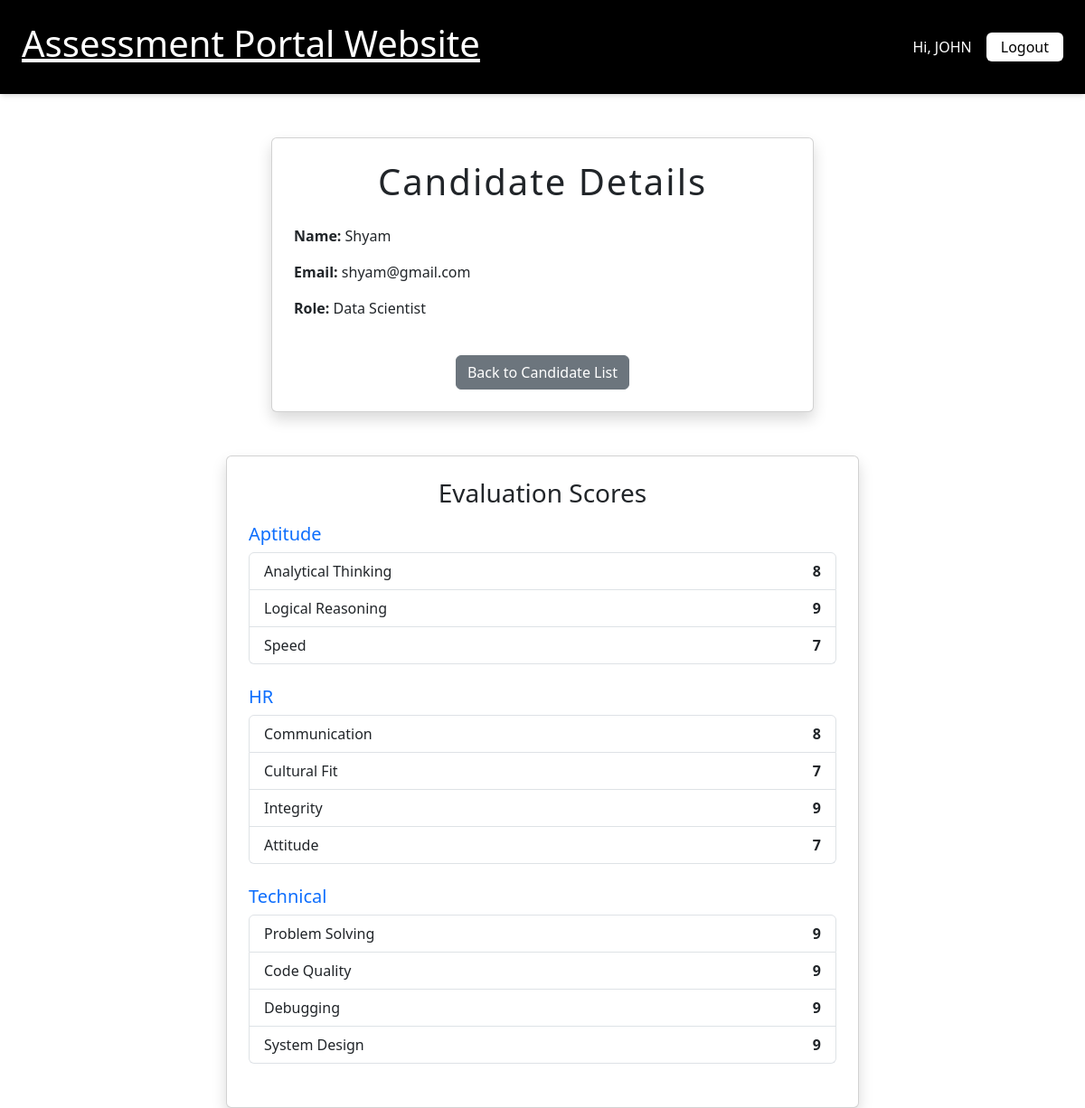
The app's page /candidatedetail/13/ (signed in) with its own data.
### assessment_app/models.py (models this page shows, shortened)
class Candidate(models.Model):
    name = models.CharField(max_length=30,null=False,blank=False)
    email = models.EmailField(null=False,blank=False)
    resume = models.FileField(upload_to="resumes/",blank=True,null=True)
    role = models.ForeignKey(Role,related_name='candidaterole',on_delete=models.CASCADE)

class Role(models.Model):
    title = models.CharField(max_length=40,null=False,blank=False,unique=True)
    def __str__(self):
        return self.title

class Criteria(models.Model):
    criteria_title = models.CharField(max_length=100)
    criteria_section = models.ForeignKey(Section, related_name='criteria', on_delete=models.CASCADE)
    criteria_description = models.TextField()

### assessment_app/views.py (the view)
# urls.py: path('candidatedetail/<int:pk>/',CandidateDetailView.as_view(),name='candidate-detail'),
class CandidateDetailView(DetailView):
    model = Candidate
    template_name = 'candidate/detail.html'
    context_object_name = 'object'
    def get_context_data(self, **kwargs):
        context = super().get_context_data(**kwargs)
        candidate = self.get_object()
        scores = (
            CandidateCriterionScore.objects
            .filter(candidate=candidate)
            .select_related('criterion__criteria', 'criterion__criteria__criteria_section')
            .order_by('criterion__criteria__criteria_section__title')
            .values(
                'criterion__criteria__criteria_section__title',
                'criterion__criteria__criteria_title',
                'score'
            )
        )
        grouped_scores = {}
        for s in scores:
            section = s['criterion__criteria__criteria_section__title']
            grouped_scores.setdefault(section, []).append({
                'criterion_title': s['criterion__criteria__criteria_title'],
                'score': s['score']
            })
        context['grouped_scores'] = grouped_scores
        return context

### templates/candidate/detail.html
{% extends 'home.html' %}
{% block content %}
<link href="https://cdn.jsdelivr.net/npm/bootstrap@5.3.0/dist/css/bootstrap.min.css" rel="stylesheet">
<div class="container mt-5">
    <div class="card shadow p-4 mx-auto" style="max-width: 600px;">
        <h1 class="text-center mb-4" style="letter-spacing: 2px;">Candidate Details</h1>
        <p><strong>Name:</strong> {{ object.name }}</p>
        <p><strong>Email:</strong> {{ object.email }}</p>
        <p><strong>Role:</strong> {{ object.role }}</p>
        <div class="text-center mt-4">
            <a href="{% url 'candidate-list' %}" class="btn btn-secondary">Back to Candidate List</a>
        </div>
    </div>
</div>
{% if grouped_scores %}
<div class="container mt-5">
    <div class="card shadow p-4 mx-auto" style="max-width: 700px;">
        <h3 class="text-center mb-3">Evaluation Scores</h3>
        {% for section, criteria_list in grouped_scores.items %}
            <div class="mb-4">
                <h5 class="text-primary">{{ section }}</h5>
                <ul class="list-group">
                    {% for c in criteria_list %}
                        <li class="list-group-item d-flex justify-content-between">
                            <span>{{ c.criterion_title }}</span>
                            <span class="fw-bold">{{ c.score }}</span>
                        </li>
                    {% endfor %}
                </ul>
            </div>
        {% endfor %}
    </div>
</div>
{% endif %}
{% endblock %}

### templates/home.html (shortened to what this page needs)
<!DOCTYPE html>
<html lang="en">
<head>
    <script src="https://cdn.tailwindcss.com"></script>
</head>
<body>
    <nav class="bg-black shadow-md">
    <div class="max-w-7xl mx-auto px-4 py-4 flex justify-between items-center">
        <a href="{% url 'home' %}" class="text-2xl font-bold text-white"><h1>Assessment Portal Website</h1></a>
        <div class="flex items-center gap-2">
                    {% if user.is_authenticated %}
                        <span class="text-white mr-2">Hi, {{ user.username }}</span>
                    {% else %}
                         <a href="{% url 'login' %}" class="bg-white text-black px-3 py-1 rounded hover:bg-green-600 hover:text-white transition">Login</a>
                    {% endif %}
                        <form method="post" action="{% url 'logout' %}">
                            <button type="submit" class="bg-white text-black px-3 py-1 rounded hover:bg-red-600 hover:text-white transition">Logout</button>
                        </form>
    </div>
</nav>
{% block content %}{% endblock %}
</body>
</html>

### records on screen
Candidate: name "Shyam", email "shyam@gmail.com", role "Data Scientist"
Criteria: criterion_title "Analytical Thinking", score "8"
Criteria: criterion_title "Logical Reasoning", score "9"
Criteria: criterion_title "Speed", score "7"
Criteria: criterion_title "Communication", score "8"
Criteria: criterion_title "Cultural Fit", score "7"
Criteria: criterion_title "Integrity", score "9"
Criteria: criterion_title "Attitude", score "7"
Criteria: criterion_title "Problem Solving", score "9"
Criteria: criterion_title "Code Quality", score "9"
Criteria: criterion_title "Debugging", score "9"
Criteria: criterion_title "System Design", score "9"

### other values on screen
{{ user.username }} "JOHN"
{{ section }} "Aptitude" "HR" "Technical"
